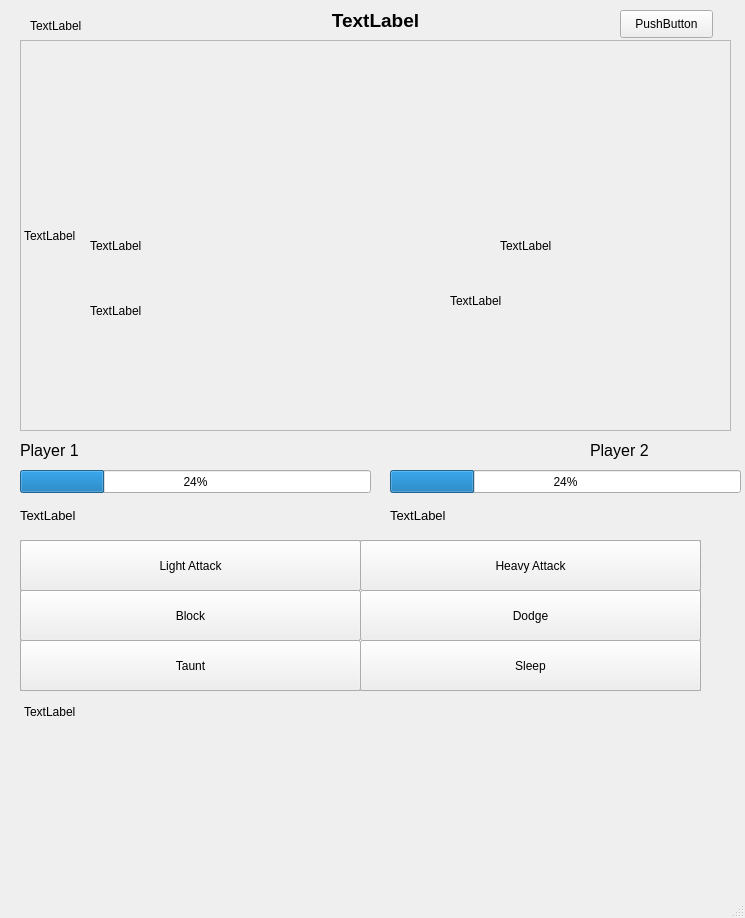
<?xml version="1.0" encoding="UTF-8"?>
<ui version="4.0">
 <class>MainWindow</class>
 <widget class="QMainWindow" name="MainWindow">
  <property name="geometry">
   <rect>
    <x>0</x>
    <y>0</y>
    <width>745</width>
    <height>918</height>
   </rect>
  </property>
  <property name="windowTitle">
   <string>MainWindow</string>
  </property>
  <widget class="QWidget" name="centralwidget">
   <widget class="QLabel" name="round_counter">
    <property name="geometry">
     <rect>
      <x>20</x>
      <y>0</y>
      <width>711</width>
      <height>41</height>
     </rect>
    </property>
    <property name="font">
     <font>
      <pointsize>14</pointsize>
      <weight>75</weight>
      <bold>true</bold>
     </font>
    </property>
    <property name="text">
     <string>TextLabel</string>
    </property>
    <property name="alignment">
     <set>Qt::AlignCenter</set>
    </property>
   </widget>
   <widget class="QFrame" name="graphic_frame">
    <property name="geometry">
     <rect>
      <x>20</x>
      <y>40</y>
      <width>711</width>
      <height>391</height>
     </rect>
    </property>
    <property name="frameShape">
     <enum>QFrame::StyledPanel</enum>
    </property>
    <property name="frameShadow">
     <enum>QFrame::Raised</enum>
    </property>
    <widget class="QLabel" name="background_image">
     <property name="geometry">
      <rect>
       <x>4</x>
       <y>5</y>
       <width>701</width>
       <height>381</height>
      </rect>
     </property>
     <property name="text">
      <string>TextLabel</string>
     </property>
    </widget>
    <widget class="QLabel" name="player1_sprite">
     <property name="geometry">
      <rect>
       <x>70</x>
       <y>160</y>
       <width>191</width>
       <height>221</height>
      </rect>
     </property>
     <property name="text">
      <string>TextLabel</string>
     </property>
    </widget>
    <widget class="QLabel" name="player2_sprite">
     <property name="geometry">
      <rect>
       <x>430</x>
       <y>150</y>
       <width>191</width>
       <height>221</height>
      </rect>
     </property>
     <property name="text">
      <string>TextLabel</string>
     </property>
    </widget>
    <widget class="QLabel" name="player1_action_icon">
     <property name="geometry">
      <rect>
       <x>70</x>
       <y>180</y>
       <width>61</width>
       <height>51</height>
      </rect>
     </property>
     <property name="text">
      <string>TextLabel</string>
     </property>
    </widget>
    <widget class="QLabel" name="player2_action_icon">
     <property name="geometry">
      <rect>
       <x>480</x>
       <y>180</y>
       <width>61</width>
       <height>51</height>
      </rect>
     </property>
     <property name="text">
      <string>TextLabel</string>
     </property>
    </widget>
   </widget>
   <widget class="QLabel" name="player1_label">
    <property name="geometry">
     <rect>
      <x>20</x>
      <y>440</y>
      <width>111</width>
      <height>21</height>
     </rect>
    </property>
    <property name="font">
     <font>
      <pointsize>12</pointsize>
     </font>
    </property>
    <property name="text">
     <string>Player 1</string>
    </property>
   </widget>
   <widget class="QLabel" name="player2_label">
    <property name="geometry">
     <rect>
      <x>590</x>
      <y>440</y>
      <width>111</width>
      <height>21</height>
     </rect>
    </property>
    <property name="font">
     <font>
      <pointsize>12</pointsize>
     </font>
    </property>
    <property name="text">
     <string>Player 2</string>
    </property>
   </widget>
   <widget class="QProgressBar" name="player1_hp">
    <property name="geometry">
     <rect>
      <x>20</x>
      <y>470</y>
      <width>351</width>
      <height>23</height>
     </rect>
    </property>
    <property name="value">
     <number>24</number>
    </property>
   </widget>
   <widget class="QProgressBar" name="player2_hp">
    <property name="geometry">
     <rect>
      <x>390</x>
      <y>470</y>
      <width>351</width>
      <height>23</height>
     </rect>
    </property>
    <property name="value">
     <number>24</number>
    </property>
   </widget>
   <widget class="QTableWidget" name="tableWidget">
    <property name="geometry">
     <rect>
      <x>20</x>
      <y>540</y>
      <width>681</width>
      <height>151</height>
     </rect>
    </property>
    <property name="rowCount">
     <number>3</number>
    </property>
    <property name="columnCount">
     <number>2</number>
    </property>
    <attribute name="horizontalHeaderVisible">
     <bool>false</bool>
    </attribute>
    <attribute name="horizontalHeaderCascadingSectionResizes">
     <bool>false</bool>
    </attribute>
    <attribute name="horizontalHeaderMinimumSectionSize">
     <number>10</number>
    </attribute>
    <attribute name="horizontalHeaderDefaultSectionSize">
     <number>339</number>
    </attribute>
    <attribute name="horizontalHeaderHighlightSections">
     <bool>false</bool>
    </attribute>
    <attribute name="horizontalHeaderShowSortIndicator" stdset="0">
     <bool>false</bool>
    </attribute>
    <attribute name="verticalHeaderVisible">
     <bool>false</bool>
    </attribute>
    <attribute name="verticalHeaderDefaultSectionSize">
     <number>49</number>
    </attribute>
    <attribute name="verticalHeaderHighlightSections">
     <bool>false</bool>
    </attribute>
    <row/>
    <row/>
    <row/>
    <column/>
    <column/>
   </widget>
   <widget class="QLabel" name="player1_stamina">
    <property name="geometry">
     <rect>
      <x>20</x>
      <y>495</y>
      <width>161</width>
      <height>41</height>
     </rect>
    </property>
    <property name="font">
     <font>
      <pointsize>10</pointsize>
     </font>
    </property>
    <property name="text">
     <string>TextLabel</string>
    </property>
   </widget>
   <widget class="QLabel" name="player2_stamina">
    <property name="geometry">
     <rect>
      <x>390</x>
      <y>500</y>
      <width>161</width>
      <height>31</height>
     </rect>
    </property>
    <property name="font">
     <font>
      <pointsize>10</pointsize>
     </font>
    </property>
    <property name="text">
     <string>TextLabel</string>
    </property>
   </widget>
   <widget class="QPushButton" name="light_attack_button">
    <property name="geometry">
     <rect>
      <x>20</x>
      <y>540</y>
      <width>341</width>
      <height>51</height>
     </rect>
    </property>
    <property name="text">
     <string>Light Attack</string>
    </property>
   </widget>
   <widget class="QPushButton" name="heavy_attack_button">
    <property name="geometry">
     <rect>
      <x>360</x>
      <y>540</y>
      <width>341</width>
      <height>51</height>
     </rect>
    </property>
    <property name="text">
     <string>Heavy Attack</string>
    </property>
   </widget>
   <widget class="QPushButton" name="block_button">
    <property name="geometry">
     <rect>
      <x>20</x>
      <y>590</y>
      <width>341</width>
      <height>51</height>
     </rect>
    </property>
    <property name="text">
     <string>Block</string>
    </property>
   </widget>
   <widget class="QPushButton" name="dodge_button">
    <property name="geometry">
     <rect>
      <x>360</x>
      <y>590</y>
      <width>341</width>
      <height>51</height>
     </rect>
    </property>
    <property name="text">
     <string>Dodge</string>
    </property>
   </widget>
   <widget class="QPushButton" name="taunt_button">
    <property name="geometry">
     <rect>
      <x>20</x>
      <y>640</y>
      <width>341</width>
      <height>51</height>
     </rect>
    </property>
    <property name="text">
     <string>Taunt</string>
    </property>
   </widget>
   <widget class="QPushButton" name="sleep_button">
    <property name="geometry">
     <rect>
      <x>360</x>
      <y>640</y>
      <width>341</width>
      <height>51</height>
     </rect>
    </property>
    <property name="text">
     <string>Sleep</string>
    </property>
   </widget>
   <widget class="QLabel" name="player_indicator">
    <property name="geometry">
     <rect>
      <x>30</x>
      <y>10</y>
      <width>161</width>
      <height>31</height>
     </rect>
    </property>
    <property name="font">
     <font>
      <pointsize>9</pointsize>
     </font>
    </property>
    <property name="text">
     <string>TextLabel</string>
    </property>
   </widget>
   <widget class="QLabel" name="game_actions_informer">
    <property name="geometry">
     <rect>
      <x>24</x>
      <y>705</y>
      <width>671</width>
      <height>71</height>
     </rect>
    </property>
    <property name="text">
     <string>TextLabel</string>
    </property>
    <property name="alignment">
     <set>Qt::AlignLeading|Qt::AlignLeft|Qt::AlignTop</set>
    </property>
   </widget>
   <widget class="QPushButton" name="restart_button">
    <property name="geometry">
     <rect>
      <x>620</x>
      <y>10</y>
      <width>93</width>
      <height>28</height>
     </rect>
    </property>
    <property name="text">
     <string>PushButton</string>
    </property>
   </widget>
  </widget>
  <widget class="QStatusBar" name="statusbar"/>
 </widget>
 <resources/>
 <connections/>
</ui>
